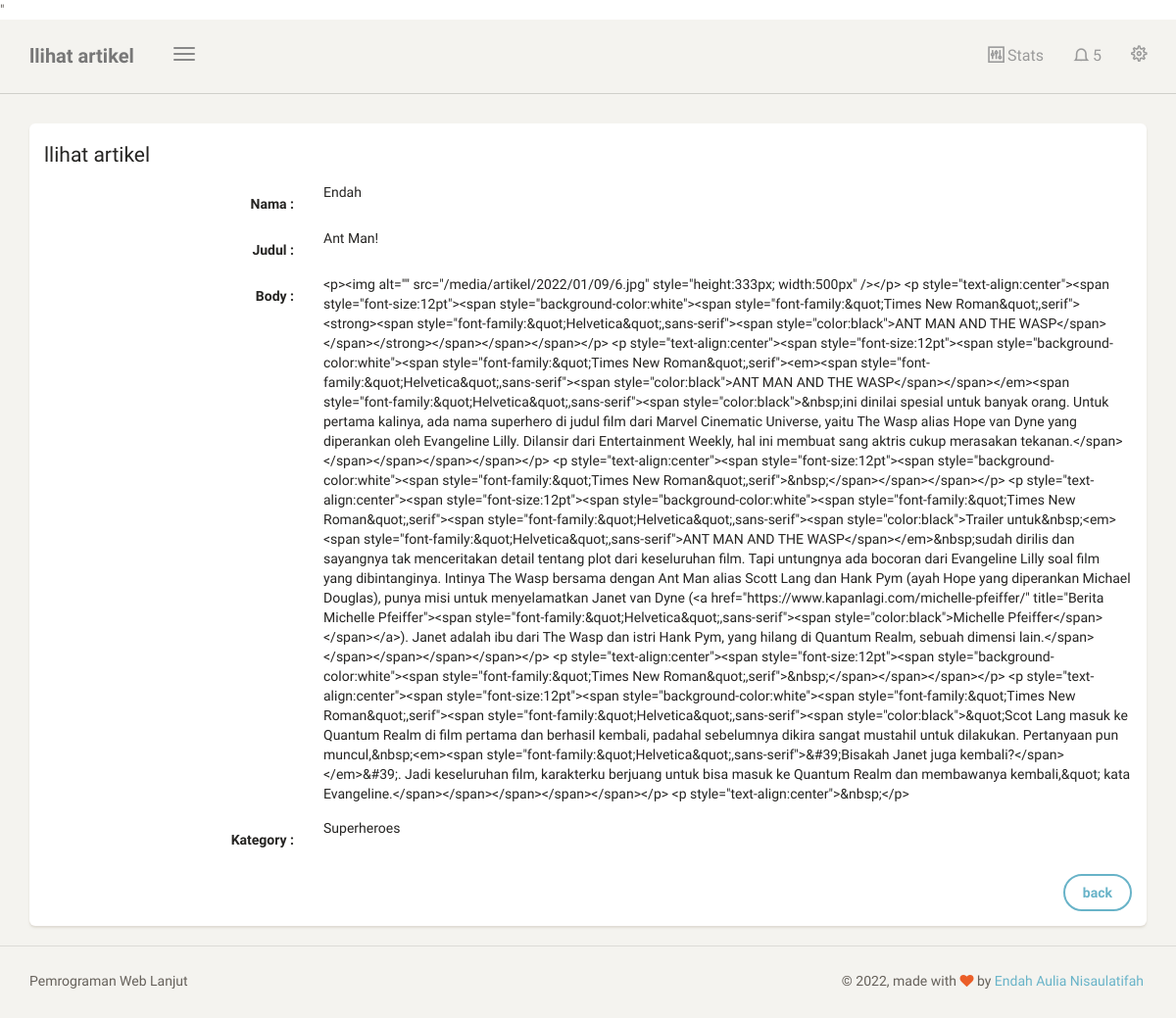
The app's page /dashboard/artikel/lihat/10 (signed in) with its own data.
### blog/models.py (models this page shows, shortened)
class Artikel(models.Model):
    nama = models.ForeignKey(User, on_delete=models.CASCADE, blank=True, null=True)
    judul = models.CharField(max_length=100)
    body = RichTextUploadingField(blank=True, null=True,
                                config_name='special',
                                external_plugin_resources=[(
                                    'youtube',
                                    '/static/ckeditor_plugins/youtube/youtube/',
                                    'plugin.js',
                                )]
)
    kategory = models.ForeignKey(Kategori, on_delete=models.CASCADE)
    date = models.DateTimeField(auto_now_add=True)
    thumbnail = models.ImageField(upload_to='artikel/thumbnail', blank=True, null=True)
    class Meta:
        ordering =['-date']
        verbose_name_plural = "Artikel"

class Kategori(models.Model):
    nama = models.CharField(max_length=20)
    def __str__(self):
        return self.nama
    class Meta:
        verbose_name_plural = "Kategori"

### blog/views.py (the view)
# urls.py: path('artikel/lihat/<str:id>',lihat_artikel, name='lihat_artikel'),
@login_required
def lihat_artikel(request, id):
    template_name = "back/lihat_artikel.html"
    artikel = Artikel.objects.get(id=id)
    context = {
        'title' : 'llihat artikel',
        'artikel': artikel,
    }
    return render(request, template_name, context)

### templates/back/lihat_artikel.html (shortened to what this page needs)
{% extends 'back/base.html' %}
{% block content %}
<div class="content">
    <div class="container-fluid">
        <div class="row">
            <div class="col-md-12">
                <div class="card">
                    <form class="form-horizontal" method="POST">
                        <div class="card-header">
                            <h4 class="card-title">
                               {{title}}
                            </h4>
                        </div>
                        <div class="card-content">
                            <div class="form-group">
                                <label class="col-md-3 control-label">Nama : </label>
                                <div class="col-md-9">
                                    {{artikel.nama}}
                                </div>
                            </div>
                            <div class="form-group">
                                <label class="col-md-3 control-label">Judul : </label>
                                <div class="col-md-9">
                                    {{artikel.judul}}
                                </div>
                            </div>
                            <div class="form-group">
                                <label class="col-md-3 control-label">Body : </label>
                                <div class="col-md-9">
                                    {{artikel.body}}
                                </div>
                            </div>
                            <div class="form-group">
                                <label class="col-md-3 control-label">Kategory : </label>
                                <div class="col-md-9">
                                    {{artikel.kategory}}
                                </div>
                            </div>
                        </div>
                        <div class="card-footer text-right">
                            <div class="form-group">
                                <label class="col-md-3"></label>
                                <div class="col-md-9">
                                   <a class="btn btn-info" href="{% url 'tabel_artikel' %}">back</a>
                                </div>
                            </div>
                        </div>
                    </form>
                </div>
            </div>
        </div>
    </div>
</div>
{% endblock content %}

### records on screen
Artikel: nama "Endah", judul "Ant Man!", body "<p><img alt=\"\" src=\"/media/artikel/2022/01/09/6.jpg\" style=\"height:333px; width:500px\" /></p> <p style=\"text-align:center\"><span style=\"font-size:12pt\"><span style=\"background-color:white\"><span style=\"font-family:&quot;Times New Roman&quot;,serif\"><strong><span style=\"font-family:&quot;Helvetica&quot;,sans-serif\"><span style=\"color:black\">ANT MAN AND THE WASP</span></span></strong></span></span></span></p> <p style=\"text-align:center\"><span style=\"font-size:12pt\"><span style=\"background-color:white\"><span style=\"font-family:&quot;Times New Roman&quot;,serif\"><em><span style=\"font-family:&quot;Helvetica&quot;,sans-serif\"><span style=\"color:black\">ANT MAN AND THE WASP</span></span></em><span…", kategory "Superheroes"

### other values on screen
{{ title }} "llihat artikel"
